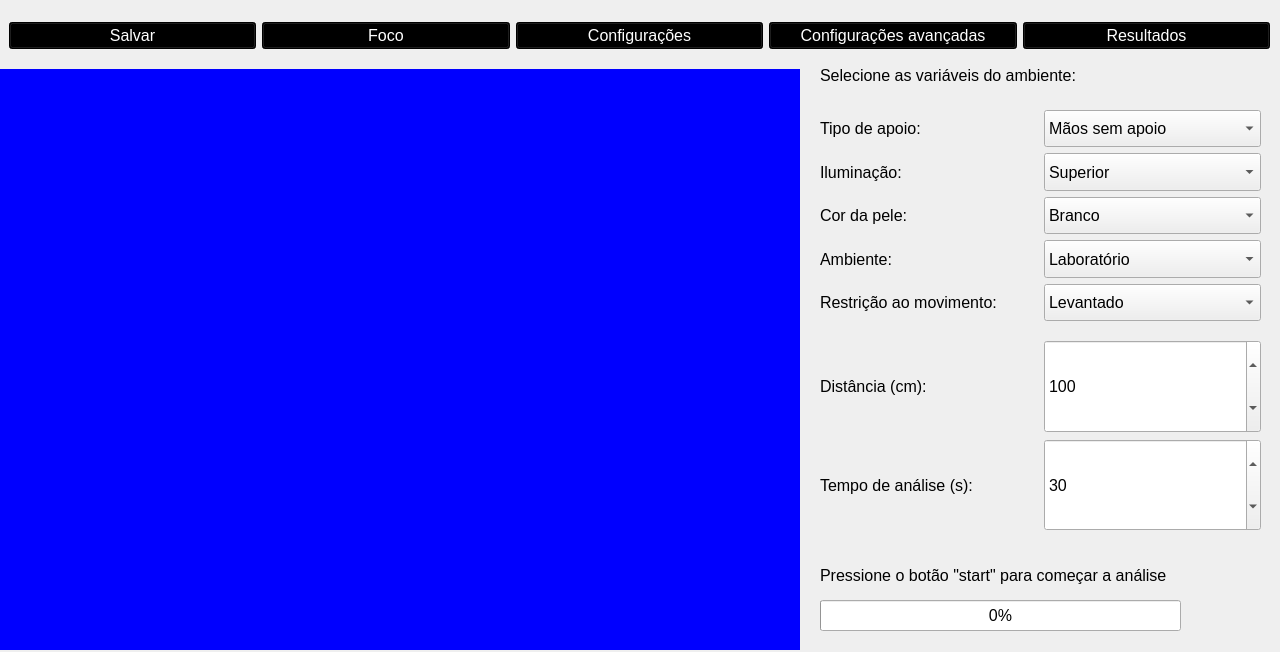
<?xml version="1.0" encoding="UTF-8"?>
<ui version="4.0">
 <class>Dialog</class>
 <widget class="QDialog" name="Dialog">
  <property name="geometry">
   <rect>
    <x>0</x>
    <y>0</y>
    <width>1280</width>
    <height>652</height>
   </rect>
  </property>
  <property name="font">
   <font>
    <pointsize>12</pointsize>
   </font>
  </property>
  <property name="windowTitle">
   <string>Menu</string>
  </property>
  <property name="windowIcon">
   <iconset resource="../icones/icones.qrc">
    <normaloff>:/icones/lion.png</normaloff>:/icones/lion.png</iconset>
  </property>
  <widget class="QPushButton" name="startButton">
   <property name="geometry">
    <rect>
     <x>1200</x>
     <y>590</y>
     <width>51</width>
     <height>51</height>
    </rect>
   </property>
   <property name="styleSheet">
    <string notr="true">background-color: transparent;
border: none;
image: url(:/icones/comecar.png);</string>
   </property>
   <property name="text">
    <string/>
   </property>
  </widget>
  <widget class="QWidget" name="gridLayoutWidget_4">
   <property name="geometry">
    <rect>
     <x>820</x>
     <y>340</y>
     <width>441</width>
     <height>191</height>
    </rect>
   </property>
   <layout class="QGridLayout" name="gridSpinBoxes_2">
    <item row="1" column="1">
     <widget class="QSpinBox" name="spinBox_tempo_2">
      <property name="sizePolicy">
       <sizepolicy hsizetype="Minimum" vsizetype="Minimum">
        <horstretch>0</horstretch>
        <verstretch>0</verstretch>
       </sizepolicy>
      </property>
      <property name="maximum">
       <number>9999999</number>
      </property>
      <property name="value">
       <number>30</number>
      </property>
     </widget>
    </item>
    <item row="0" column="0">
     <widget class="QLabel" name="label_distancia_2">
      <property name="text">
       <string>Distância (cm):</string>
      </property>
     </widget>
    </item>
    <item row="1" column="0">
     <widget class="QLabel" name="label_tempo_de_analise_2">
      <property name="text">
       <string>Tempo de análise (s):</string>
      </property>
     </widget>
    </item>
    <item row="0" column="1">
     <widget class="QSpinBox" name="spinBox_distancia_2">
      <property name="sizePolicy">
       <sizepolicy hsizetype="Minimum" vsizetype="Minimum">
        <horstretch>0</horstretch>
        <verstretch>0</verstretch>
       </sizepolicy>
      </property>
      <property name="font">
       <font>
        <family>MS Shell Dlg 2</family>
        <pointsize>12</pointsize>
        <weight>50</weight>
        <italic>false</italic>
        <bold>false</bold>
       </font>
      </property>
      <property name="maximum">
       <number>999999</number>
      </property>
      <property name="value">
       <number>100</number>
      </property>
     </widget>
    </item>
   </layout>
  </widget>
  <widget class="QLabel" name="label_comunicacao_2">
   <property name="geometry">
    <rect>
     <x>820</x>
     <y>560</y>
     <width>441</width>
     <height>31</height>
    </rect>
   </property>
   <property name="text">
    <string>Pressione o botão &quot;start&quot; para começar a análise</string>
   </property>
  </widget>
  <widget class="QWidget" name="gridLayoutWidget_5">
   <property name="geometry">
    <rect>
     <x>820</x>
     <y>110</y>
     <width>441</width>
     <height>211</height>
    </rect>
   </property>
   <layout class="QGridLayout" name="gridComboBoxes_2">
    <item row="2" column="1">
     <widget class="QComboBox" name="cor_da_pele_2">
      <property name="sizePolicy">
       <sizepolicy hsizetype="Preferred" vsizetype="Minimum">
        <horstretch>0</horstretch>
        <verstretch>0</verstretch>
       </sizepolicy>
      </property>
      <item>
       <property name="text">
        <string>Branco</string>
       </property>
      </item>
      <item>
       <property name="text">
        <string>Pardo claro</string>
       </property>
      </item>
      <item>
       <property name="text">
        <string>Pardo escuro</string>
       </property>
      </item>
      <item>
       <property name="text">
        <string>Negro</string>
       </property>
      </item>
      <item>
       <property name="text">
        <string>Amarelo</string>
       </property>
      </item>
     </widget>
    </item>
    <item row="1" column="0">
     <widget class="QLabel" name="label_iluminacao_2">
      <property name="text">
       <string>Iluminação:</string>
      </property>
     </widget>
    </item>
    <item row="0" column="1">
     <widget class="QComboBox" name="tipo_de_apoio_2">
      <property name="sizePolicy">
       <sizepolicy hsizetype="Preferred" vsizetype="Minimum">
        <horstretch>0</horstretch>
        <verstretch>0</verstretch>
       </sizepolicy>
      </property>
      <item>
       <property name="text">
        <string>Mãos sem apoio</string>
       </property>
      </item>
      <item>
       <property name="text">
        <string>Mãos com apoio</string>
       </property>
      </item>
      <item>
       <property name="text">
        <string>Tripé</string>
       </property>
      </item>
     </widget>
    </item>
    <item row="3" column="1">
     <widget class="QComboBox" name="ambiente_2">
      <property name="sizePolicy">
       <sizepolicy hsizetype="Preferred" vsizetype="Minimum">
        <horstretch>0</horstretch>
        <verstretch>0</verstretch>
       </sizepolicy>
      </property>
      <item>
       <property name="text">
        <string>Laboratório</string>
       </property>
      </item>
      <item>
       <property name="text">
        <string>Sala</string>
       </property>
      </item>
      <item>
       <property name="text">
        <string>Rua</string>
       </property>
      </item>
      <item>
       <property name="text">
        <string>Área verde</string>
       </property>
      </item>
     </widget>
    </item>
    <item row="2" column="0">
     <widget class="QLabel" name="label_cor_da_pele_2">
      <property name="text">
       <string>Cor da pele:</string>
      </property>
     </widget>
    </item>
    <item row="1" column="1">
     <widget class="QComboBox" name="iluminacao_2">
      <property name="sizePolicy">
       <sizepolicy hsizetype="Preferred" vsizetype="Minimum">
        <horstretch>0</horstretch>
        <verstretch>0</verstretch>
       </sizepolicy>
      </property>
      <item>
       <property name="text">
        <string>Superior</string>
       </property>
      </item>
      <item>
       <property name="text">
        <string>Frontal</string>
       </property>
      </item>
      <item>
       <property name="text">
        <string>Superior e frontal</string>
       </property>
      </item>
      <item>
       <property name="text">
        <string>Natural</string>
       </property>
      </item>
      <item>
       <property name="text">
        <string>Lateral</string>
       </property>
      </item>
      <item>
       <property name="text">
        <string>Frontal e Natural</string>
       </property>
      </item>
     </widget>
    </item>
    <item row="0" column="0">
     <widget class="QLabel" name="label_tipo_de_apoio_2">
      <property name="text">
       <string>Tipo de apoio:</string>
      </property>
     </widget>
    </item>
    <item row="4" column="1">
     <widget class="QComboBox" name="restricao_ao_movimento_2">
      <property name="sizePolicy">
       <sizepolicy hsizetype="Preferred" vsizetype="Minimum">
        <horstretch>0</horstretch>
        <verstretch>0</verstretch>
       </sizepolicy>
      </property>
      <item>
       <property name="text">
        <string>Levantado</string>
       </property>
      </item>
      <item>
       <property name="text">
        <string>Sentado</string>
       </property>
      </item>
      <item>
       <property name="text">
        <string>Cabeça semi fixa</string>
       </property>
      </item>
      <item>
       <property name="text">
        <string>Cabeça fixa</string>
       </property>
      </item>
     </widget>
    </item>
    <item row="3" column="0">
     <widget class="QLabel" name="label_ambiente_2">
      <property name="text">
       <string>Ambiente:</string>
      </property>
     </widget>
    </item>
    <item row="4" column="0">
     <widget class="QLabel" name="label_restricao_ao_movimento_2">
      <property name="text">
       <string>Restrição ao movimento:</string>
      </property>
     </widget>
    </item>
   </layout>
  </widget>
  <widget class="QProgressBar" name="progressBar_2">
   <property name="geometry">
    <rect>
     <x>820</x>
     <y>600</y>
     <width>361</width>
     <height>31</height>
    </rect>
   </property>
   <property name="value">
    <number>0</number>
   </property>
  </widget>
  <widget class="QLabel" name="label_informativo_2">
   <property name="geometry">
    <rect>
     <x>820</x>
     <y>60</y>
     <width>441</width>
     <height>31</height>
    </rect>
   </property>
   <property name="text">
    <string>Selecione as variáveis do ambiente:</string>
   </property>
  </widget>
  <widget class="QWidget" name="gridLayoutWidget_6">
   <property name="geometry">
    <rect>
     <x>-1</x>
     <y>69</y>
     <width>801</width>
     <height>581</height>
    </rect>
   </property>
   <layout class="QGridLayout" name="gridPreview_2">
    <item row="0" column="0">
     <widget class="QLabel" name="preview_BOX_2">
      <property name="styleSheet">
       <string notr="true">background-color: rgb(0, 0, 255);</string>
      </property>
      <property name="text">
       <string/>
      </property>
     </widget>
    </item>
   </layout>
  </widget>
  <widget class="QWidget" name="horizontalLayoutWidget">
   <property name="geometry">
    <rect>
     <x>9</x>
     <y>10</y>
     <width>1261</width>
     <height>51</height>
    </rect>
   </property>
   <layout class="QHBoxLayout" name="horizontalLayout_janelas">
    <item>
     <widget class="QPushButton" name="pushButton_salvar">
      <property name="font">
       <font>
        <pointsize>12</pointsize>
       </font>
      </property>
      <property name="styleSheet">
       <string notr="true">background-color: rgb(0, 0, 0);
color: rgb(255, 255, 255);</string>
      </property>
      <property name="text">
       <string>Salvar</string>
      </property>
     </widget>
    </item>
    <item>
     <widget class="QPushButton" name="pushButton_foco">
      <property name="font">
       <font>
        <pointsize>12</pointsize>
       </font>
      </property>
      <property name="styleSheet">
       <string notr="true">background-color: rgb(0, 0, 0);
color: rgb(255, 255, 255);</string>
      </property>
      <property name="text">
       <string>Foco</string>
      </property>
     </widget>
    </item>
    <item>
     <widget class="QPushButton" name="pushButton_config">
      <property name="font">
       <font>
        <pointsize>12</pointsize>
       </font>
      </property>
      <property name="styleSheet">
       <string notr="true">background-color: rgb(0, 0, 0);
color: rgb(255, 255, 255);</string>
      </property>
      <property name="text">
       <string>Configurações</string>
      </property>
     </widget>
    </item>
    <item>
     <widget class="QPushButton" name="pushButton_config_avanca">
      <property name="font">
       <font>
        <pointsize>12</pointsize>
       </font>
      </property>
      <property name="styleSheet">
       <string notr="true">background-color: rgb(0, 0, 0);
color: rgb(255, 255, 255);</string>
      </property>
      <property name="text">
       <string>Configurações avançadas</string>
      </property>
     </widget>
    </item>
    <item>
     <widget class="QPushButton" name="pushButton_resultados">
      <property name="font">
       <font>
        <pointsize>12</pointsize>
       </font>
      </property>
      <property name="styleSheet">
       <string notr="true">background-color: rgb(0, 0, 0);
color: rgb(255, 255, 255);</string>
      </property>
      <property name="text">
       <string>Resultados</string>
      </property>
     </widget>
    </item>
   </layout>
  </widget>
 </widget>
 <resources>
  <include location="../icones/icones.qrc"/>
 </resources>
 <connections/>
</ui>
